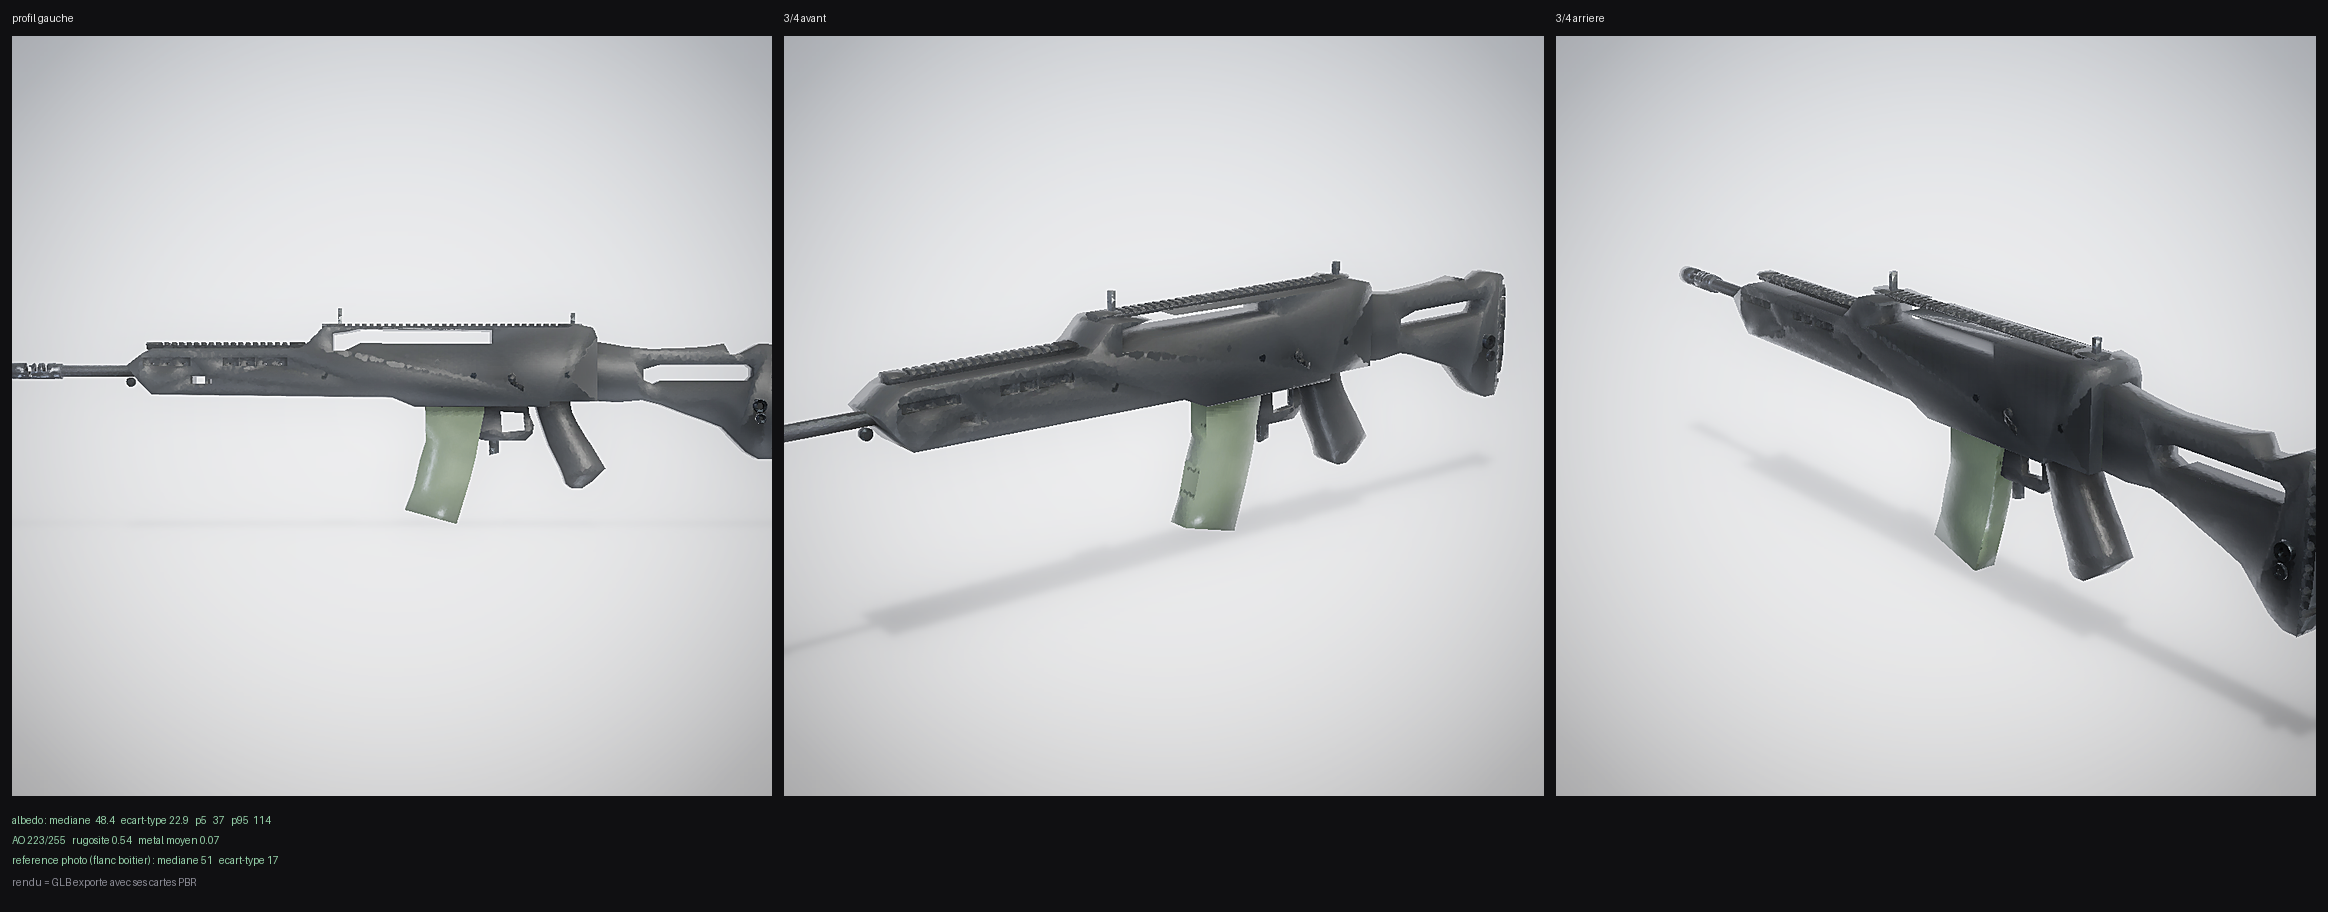

Recreate this plot in Python.
#!/usr/bin/env python3
"""Planche de matériaux — `material_sheet.png`.

    PYTHONPATH=scripts python3 examples/g36_rifle/material_sheet.py

Rend le **GLB exporté, textures comprises**, pas le maillage brut : c'est le
seul contrôle qui montre ce que l'artiste reçoit. Le rendu du Builder nu ne dit
rien de la patine, de l'albédo ni de l'ORM — et c'est précisément là que se
cachaient les défauts (classification des matériaux, taches d'AO, acier noir
qui brillait comme du chrome).

Quatre panneaux : trois vues du GLB + une bande de mesures d'image
(luminance d'albédo comparée à celle de la photo, écart-type, AO).
"""
from __future__ import annotations

import sys
from pathlib import Path

import numpy as np
import trimesh
from PIL import Image, ImageDraw

HERE = Path(__file__).resolve().parent
ROOT = HERE.parents[1]
sys.path.insert(0, str(ROOT / "scripts"))

import renderer as rn  # noqa: E402

GLB = ROOT / "exports" / "g36_rifle" / "g36_rifle_game.glb"
REF = ROOT / "image-search" / "g36-official-left-profile-rails.png"
REF_BOX = (198, 92, 1474, 449)
BC = ROOT / "exports" / "g36_rifle" / "unreal" / "T_g36_rifle_BC.png"
ORM = ROOT / "exports" / "g36_rifle" / "unreal" / "T_g36_rifle_ORM.png"


def lum(rgb: np.ndarray) -> np.ndarray:
    return rgb[..., 0] * 0.2126 + rgb[..., 1] * 0.7152 + rgb[..., 2] * 0.0722


def main() -> int:
    if not GLB.is_file():
        print("GLB absent — lance d'abord export_game_package", file=sys.stderr)
        return 1

    scene = trimesh.load(GLB, force="scene")
    views = [
        ("profil gauche", -90.0, 0.0, 34.0),
        ("3/4 avant", -128.0, 16.0, 27.0),
        ("3/4 arriere", -38.0, 18.0, 27.0),
    ]
    panels = []
    for title, az, el, fov in views:
        img = rn.render_view(scene, az, el, size=760, ssaa=1.3, fov=fov, post=True)
        panels.append((title, img))

    # ---- bande de mesures -------------------------------------------------
    stats = []
    if BC.is_file():
        bc = np.asarray(Image.open(BC).convert("RGB")).astype(float)
        m = bc.sum(2) > 8
        lb = lum(bc)[m]
        stats.append(f"albedo : mediane {np.median(lb):5.1f}   ecart-type {lb.std():4.1f}"
                     f"   p5 {np.percentile(lb, 5):4.0f}   p95 {np.percentile(lb, 95):4.0f}")
    if ORM.is_file():
        orm = np.asarray(Image.open(ORM).convert("RGB")).astype(float)
        mm = orm.sum(2) > 8
        stats.append(f"AO {np.median(orm[:, :, 0][mm]):.0f}/255"
                     f"   rugosite {np.median(orm[:, :, 1][mm]) / 255:.2f}"
                     f"   metal moyen {orm[:, :, 2][mm].mean() / 255:.2f}")
    if REF.is_file():
        p = np.asarray(Image.open(REF).convert("RGB").crop(REF_BOX)).astype(float)
        lp = lum(p[95:140, 860:1000])       # flanc du boîtier, sans reflet
        stats.append(f"reference photo (flanc boitier) : mediane {np.median(lp):.0f}"
                     f"   ecart-type {lp.std():.0f}")

    pad, label = 12, 24
    w, h = panels[0][1].width, panels[0][1].height
    cols = 3
    rows = 1
    foot = 104
    sheet = Image.new("RGB", (pad + cols * (w + pad), pad + rows * (h + label + pad) + foot),
                      (16, 16, 18))
    d = ImageDraw.Draw(sheet)
    x = pad
    for title, img in panels:
        d.text((x, pad), title.encode("ascii", "replace").decode(), fill=(235, 235, 235))
        sheet.paste(img, (x, pad + label))
        x += w + pad

    y = pad + h + label + pad + 6
    for line in stats:
        d.text((pad, y), line.encode("ascii", "replace").decode(), fill=(150, 210, 170))
        y += 20
    d.text((pad, y + 2), "rendu = GLB exporte avec ses cartes PBR", fill=(140, 140, 150))

    out = HERE / "material_sheet.png"
    sheet.save(out)
    for s in stats:
        print(s)
    print(f"planche -> {out.relative_to(ROOT)}")
    return 0


if __name__ == "__main__":
    raise SystemExit(main())
